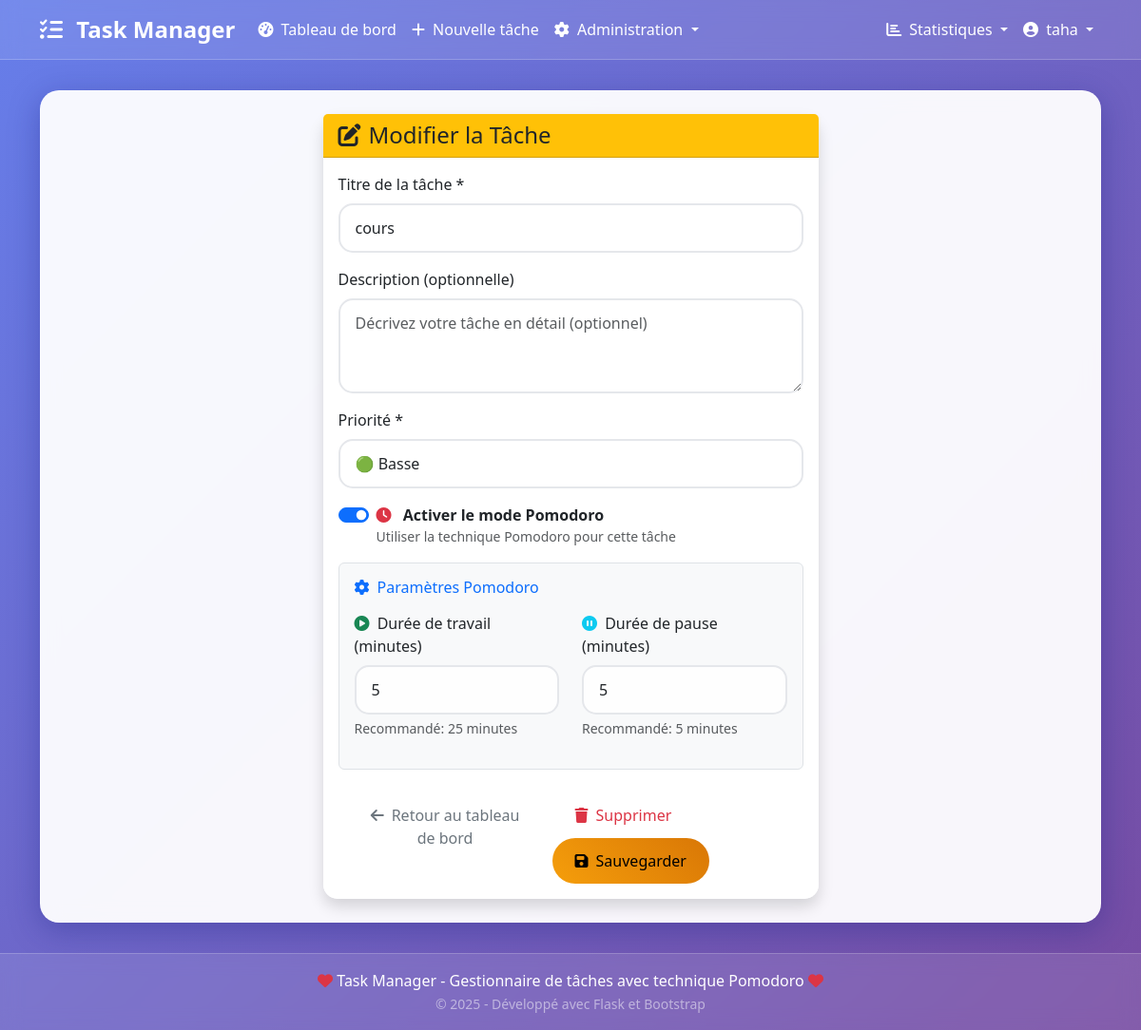
/edit_task/1 (signed in), run on the app's committed database.
### app.py (models this page shows, shortened)
class User(UserMixin, db.Model):
    id = db.Column(db.Integer, primary_key=True)
    username = db.Column(db.String(80), unique=True, nullable=False, index=True)
    email = db.Column(db.String(120), unique=True, nullable=False, index=True)
    password_hash = db.Column(db.String(128), nullable=False)
    is_admin = db.Column(db.Boolean, default=False)
    created_at = db.Column(db.DateTime, default=datetime.utcnow)
    last_login = db.Column(db.DateTime)
    tasks = db.relationship('Task', backref='author', lazy=True, cascade='all, delete-orphan')
    def get_task_stats(self):
        total = len(self.tasks)
        completed = len([t for t in self.tasks if t.completed])
        pending = total - completed
        high_priority = len([t for t in self.tasks if t.priority == 'high' and not t.completed])
        pomodoro_sessions = sum(t.pomodoro_sessions for t in self.tasks)
        overdue = len([t for t in self.tasks if t.is_overdue()])
        return {
            'total': total,
            'completed': completed,
            'pending': pending,
            'high_priority': high_priority,
            'pomodoro_sessions': pomodoro_sessions,
            'overdue': overdue
        }

class Task(db.Model):
    id = db.Column(db.Integer, primary_key=True)
    title = db.Column(db.String(100), nullable=False, index=True)
    description = db.Column(db.Text)
    completed = db.Column(db.Boolean, default=False, index=True)
    priority = db.Column(db.String(20), default='medium', index=True)
    category = db.Column(db.String(50), default='general')
    is_pomodoro = db.Column(db.Boolean, default=False)
    pomodoro_duration = db.Column(db.Integer, default=25)  # en minutes
    break_duration = db.Column(db.Integer, default=5)     # en minutes
    pomodoro_sessions = db.Column(db.Integer, default=0)  # sessions complétées
    estimated_pomodoros = db.Column(db.Integer, default=4) # estimation
    created_at = db.Column(db.DateTime, default=datetime.utcnow, index=True)
    updated_at = db.Column(db.DateTime, default=datetime.utcnow)
    due_date = db.Column(db.DateTime)
    user_id = db.Column(db.Integer, db.ForeignKey('user.id'), nullable=False)
    def is_overdue(self):
        if self.due_date and not self.completed:
            return datetime.utcnow() > self.due_date
        return False

### app.py (the view, shortened to what this page needs)
@app.route('/edit_task/<int:task_id>', methods=['GET', 'POST'])
@login_required
def edit_task(task_id):
    task = Task.query.get_or_404(task_id)
    if task.user_id != current_user.id and not current_user.is_admin:
        flash('Accès non autorisé à cette tâche.', 'danger')
        return redirect(url_for('dashboard'))
    return render_template('edit_task.html', task=task)

### app.py (called while the page is built)
@login_manager.user_loader
def load_user(user_id):
    return User.query.get(int(user_id))

@app.context_processor
def inject_user_stats():
    if current_user.is_authenticated:
        return dict(user_stats=current_user.get_task_stats())
    return dict()

### templates/edit_task.html (shortened to what this page needs)
{% extends "base.html" %}
{% block content %}
<div class="row justify-content-center">
    <div class="col-md-8 col-lg-6">
        <div class="card shadow">
            <div class="card-header bg-warning text-dark">
                <h4 class="mb-0">
                    <i class="fas fa-edit me-2"></i>Modifier la Tâche
                </h4>
            </div>
            <div class="card-body">
                <form method="POST" id="editTaskForm">
                    <div class="mb-3">
                        <label for="title" class="form-label">Titre de la tâche *</label>
                        <input type="text" class="form-control" id="title" name="title"
                               value="{{ task.title }}" required
                               placeholder="Entrez le titre de votre tâche">
                    </div>
                    <div class="mb-3">
                        <label for="description" class="form-label">Description (optionnelle)</label>
                        <textarea class="form-control" id="description" name="description" rows="3"
                                  placeholder="Décrivez votre tâche en détail (optionnel)">{{ task.description or '' }}</textarea>
                    </div>
                    <div class="mb-3">
                        <label for="priority" class="form-label">Priorité *</label>
                        <select class="form-select" id="priority" name="priority" required>
                            <option value="low" {{ 'selected' if task.priority == 'low' else '' }}>
                                🟢 Basse
                            </option>
                        </select>
                    </div>
                    <div class="mb-3">
                        <div class="form-check form-switch">
                            <input class="form-check-input" type="checkbox" role="switch"
                                   id="is_pomodoro" name="is_pomodoro"
                                   {{ 'checked' if task.is_pomodoro else '' }}
                                   onchange="togglePomodoroSettings()">
                            <label class="form-check-label" for="is_pomodoro">
                                <i class="fas fa-clock me-2 text-danger"></i>
                                <strong>Activer le mode Pomodoro</strong>
                                <small class="text-muted d-block">Utiliser la technique Pomodoro pour cette tâche</small>
                            </label>
                        </div>
                    </div>
                    <div id="pomodoro-settings" class="border rounded p-3 bg-light"
                         style="display: {{ 'block' if task.is_pomodoro else 'none' }};">
                        <h6 class="text-primary mb-3">
                            <i class="fas fa-cog me-2"></i>Paramètres Pomodoro
                        </h6>
                        <div class="row">
                            <div class="col-md-6">
                                <div class="mb-3">
                                    <label for="pomodoro_duration" class="form-label">
                                        <i class="fas fa-play-circle me-1 text-success"></i>
                                        Durée de travail (minutes)
                                    </label>
                                    <input type="number" class="form-control" id="pomodoro_duration"
                                           name="pomodoro_duration" value="{{ task.pomodoro_duration }}"
                                           min="5" max="60" step="1">
                                    <div class="form-text">Recommandé: 25 minutes</div>
                                </div>
                            </div>
                            <div class="col-md-6">
                                <div class="mb-3">
                                    <label for="break_duration" class="form-label">
                                        <i class="fas fa-pause-circle me-1 text-info"></i>
                                        Durée de pause (minutes)
                                    </label>
                                    <input type="number" class="form-control" id="break_duration"
                                           name="break_duration" value="{{ task.break_duration }}"
                                           min="1" max="30" step="1">
                                    <div class="form-text">Recommandé: 5 minutes</div>
                                </div>
                            </div>
                        </div>
                    </div>
                    <div class="d-flex justify-content-between mt-4">
                        <a href="{{ url_for('dashboard') }}" class="btn btn-outline-secondary">
                            <i class="fas fa-arrow-left me-2"></i>Retour au tableau de bord
                        </a>
                        <div>
                            <button type="button" class="btn btn-outline-danger me-2"
                                    onclick="confirmDelete({{ task.id }})">
                                <i class="fas fa-trash me-2"></i>Supprimer
                            </button>
                            <button type="submit" class="btn btn-warning" id="submitBtn">
                                <i class="fas fa-save me-2"></i>Sauvegarder
                            </button>
                        </div>
                    </div>
                </form>
            </div>
        </div>
    </div>
</div>
{% endblock %}

### templates/base.html (shortened to what this page needs)
<!DOCTYPE html>
<html lang="fr">
  <head>
    <link
      href="https://cdnjs.cloudflare.com/ajax/libs/bootstrap/5.3.0/css/bootstrap.min.css"
      rel="stylesheet"
    />
    <link
      href="https://cdnjs.cloudflare.com/ajax/libs/bootstrap-icons/1.10.5/font/bootstrap-icons.min.css"
      rel="stylesheet"
    />
    <link
      href="https://cdnjs.cloudflare.com/ajax/libs/font-awesome/6.4.0/css/all.min.css"
      rel="stylesheet"
    />
  </head>
  <body>
    <nav class="navbar navbar-expand-lg navbar-dark">
      <div class="container">
        <a class="navbar-brand" href="{{ url_for('index') }}">
          <i class="fas fa-tasks me-2"></i>
          Task Manager
        </a>
        <div class="collapse navbar-collapse" id="navbarNav">
          {% if current_user.is_authenticated %}
          <ul class="navbar-nav me-auto">
            <li class="nav-item">
              <a class="nav-link" href="{{ url_for('dashboard') }}">
                <i class="fas fa-tachometer-alt me-1"></i>
                Tableau de bord
              </a>
            </li>
            <li class="nav-item">
              <a class="nav-link" href="{{ url_for('add_task') }}">
                <i class="fas fa-plus me-1"></i>
                Nouvelle tâche
              </a>
            </li>
            {% if current_user.is_admin %}
            <li class="nav-item dropdown">
              <a
                class="nav-link dropdown-toggle"
                href="#"
                role="button"
                data-bs-toggle="dropdown"
              >
                <i class="fas fa-cog me-1"></i>
                Administration
              </a>
            </li>
            {% endif %}
          </ul>
          <ul class="navbar-nav">
            {% if user_stats %}
            <li class="nav-item dropdown">
              <a
                class="nav-link dropdown-toggle"
                href="#"
                role="button"
                data-bs-toggle="dropdown"
              >
                <i class="fas fa-chart-bar me-1"></i>
                Statistiques
              </a>
            </li>
            {% endif %}
            <li class="nav-item dropdown">
              <a
                class="nav-link dropdown-toggle"
                href="#"
                role="button"
                data-bs-toggle="dropdown"
              >
                <i class="fas fa-user-circle me-1"></i>
                {{ current_user.username }}
              </a>
            </li>
          </ul>
          {% endif %}
        </div>
      </div>
    </nav>
    <div class="container">
      <div class="container-main p-4">{% block content %}{% endblock %}</div>
    </div>
    <footer class="footer">
      <div class="container">
        <p class="mb-0">
          <i class="fas fa-heart text-danger"></i>
          Task Manager - Gestionnaire de tâches avec technique Pomodoro
          <i class="fas fa-heart text-danger"></i>
        </p>
        <small class="text-white-50">
          © {{ moment().format('YYYY') }} - Développé avec Flask et Bootstrap
        </small>
      </div>
    </footer>
  </body>
</html>

### templates/base.html (style rules this page uses)
:root { --primary-color: #4f46e5; --secondary-color: #6366f1; --success-color: #10b981; --danger-color: #ef4444; --warning-color: #f59e0b; --info-color: #3b82f6; --dark-color: #1f2937; --light-color: #f9fafb; }
body { background: linear-gradient(135deg, #667eea 0%, #764ba2 100%); min-height: 100vh; font-family: "Segoe UI", Tahoma, Geneva, Verdana, sans-serif; }
.navbar-brand { font-weight: 700; font-size: 1.5rem; }
.navbar { position: sticky; top: 0; z-index: 1000; backdrop-filter: blur(10px); background: rgba(255, 255, 255, 0.1) !important; border-bottom: 1px solid rgba(255, 255, 255, 0.2); transition: all 0.3s ease; }
.navbar-nav .nav-link { color: white !important; font-weight: 500; transition: all 0.3s ease; }
.container-main { background: rgba(255, 255, 255, 0.95); backdrop-filter: blur(10px); border-radius: 20px; box-shadow: 0 8px 32px rgba(31, 38, 135, 0.37); border: 1px solid rgba(255, 255, 255, 0.18); margin-top: 2rem; margin-bottom: 2rem; min-height: 80vh; }
.card { border: none; border-radius: 15px; box-shadow: 0 4px 15px rgba(0, 0, 0, 0.1); transition: all 0.3s ease; background: rgba(255, 255, 255, 0.9); backdrop-filter: blur(10px); }
.btn { border-radius: 25px; font-weight: 500; transition: all 0.3s ease; border: none; padding: 0.75rem 1.5rem; }
.btn-warning { background: linear-gradient(45deg, #f59e0b, #d97706); }
.form-control, .form-select { border-radius: 15px; border: 2px solid #e5e7eb; padding: 0.75rem 1rem; transition: all 0.3s ease; background: rgba(255, 255, 255, 0.9); }
.footer { background: rgba(255, 255, 255, 0.1); backdrop-filter: blur(10px); border-top: 1px solid rgba(255, 255, 255, 0.2); color: white; text-align: center; padding: 1rem 0; margin-top: auto; }

### data on the page
User: username "taha"
Task: title "cours", pomodoro_duration "5", break_duration "5"

### other printed values
{{ moment().format('YYYY') }} "2025"
